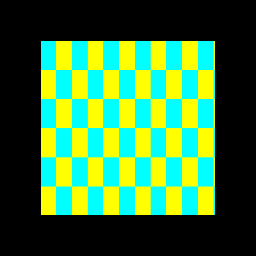

Source code (Python):
#!/usr/bin/env python

# Create a checkerboard pattern from two colored canvas images.

# Factory overrides
import vtkmodules.vtkInteractionStyle  # noqa: F401
import vtkmodules.vtkRenderingFreeType  # noqa: F401
import vtkmodules.vtkRenderingOpenGL2  # noqa: F401

from vtkmodules.vtkImagingCore import vtkImageWrapPad
from vtkmodules.vtkImagingGeneral import vtkImageCheckerboard
from vtkmodules.vtkImagingSources import vtkImageCanvasSource2D
from vtkmodules.vtkRenderingCore import (
    vtkImageActor,
    vtkRenderWindow,
    vtkRenderWindowInteractor,
    vtkRenderer,
)

# Yellow canvas
image1 = vtkImageCanvasSource2D()
image1.SetNumberOfScalarComponents(3)
image1.SetScalarTypeToUnsignedChar()
image1.SetExtent(0, 511, 0, 511, 0, 0)
image1.SetDrawColor(255, 255, 0)
image1.FillBox(0, 511, 0, 511)

pad1 = vtkImageWrapPad()
pad1.SetInputConnection(image1.GetOutputPort())
pad1.SetOutputWholeExtent(0, 511, 0, 511, 0, 10)
pad1.Update()

# Cyan canvas
image2 = vtkImageCanvasSource2D()
image2.SetNumberOfScalarComponents(3)
image2.SetScalarTypeToUnsignedChar()
image2.SetExtent(0, 511, 0, 511, 0, 0)
image2.SetDrawColor(0, 255, 255)
image2.FillBox(0, 511, 0, 511)

pad2 = vtkImageWrapPad()
pad2.SetInputConnection(image2.GetOutputPort())
pad2.SetOutputWholeExtent(0, 511, 0, 511, 0, 10)
pad2.Update()

# Checkerboard
checkers = vtkImageCheckerboard()
checkers.SetInput1Data(pad1.GetOutput())
checkers.SetInput2Data(pad2.GetOutput())
checkers.SetNumberOfDivisions(11, 6, 0)
checkers.Update()

# Display with vtkImageActor
image_actor = vtkImageActor()
image_actor.GetMapper().SetInputConnection(checkers.GetOutputPort())

# Renderer
renderer = vtkRenderer()
renderer.AddActor(image_actor)

# Window
render_window = vtkRenderWindow()
render_window.AddRenderer(renderer)
render_window.SetSize(256, 256)
render_window.SetWindowName("checkerboard")

# Scene
renderer.ResetCamera()

# Interactor
interactor = vtkRenderWindowInteractor()
interactor.SetRenderWindow(render_window)

interactor.Initialize()
interactor.Start()
